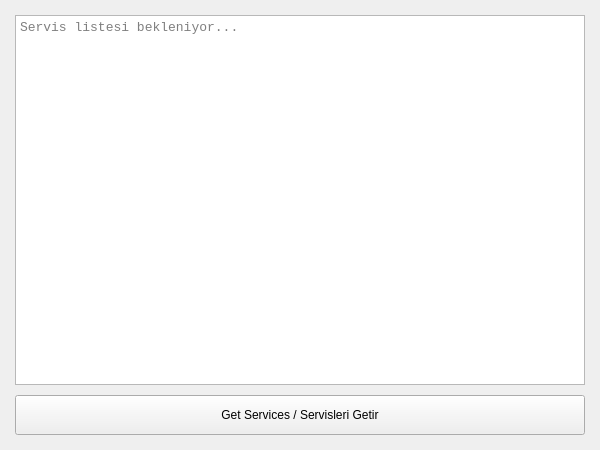
<?xml version="1.0" encoding="UTF-8"?>
<ui version="4.0">
 <class>mainForm</class>
 <widget class="QWidget" name="mainForm">
  <property name="geometry">
   <rect>
    <x>0</x>
    <y>0</y>
    <width>600</width> <height>450</height>
   </rect>
  </property>
  <property name="windowTitle">
   <string>Qt6 &amp; COMAR (Poyraz76 Edition)</string> </property>
  <layout class="QGridLayout" name="gridLayout">
   <property name="spacing">
    <number>10</number> </property>
   <property name="leftMargin">
    <number>15</number>
   </property>
   <property name="topMargin">
    <number>15</number>
   </property>
   <property name="rightMargin">
    <number>15</number>
   </property>
   <property name="bottomMargin">
    <number>15</number>
   </property>
   <item row="0" column="0">
    <widget class="QTextEdit" name="textServices">
     <property name="font">
      <font>
       <family>Monospace</family> <pointsize>10</pointsize>
      </font>
     </property>
     <property name="placeholderText">
      <string>Servis listesi bekleniyor...</string>
     </property>
    </widget>
   </item>
   <item row="1" column="0">
    <widget class="QPushButton" name="buttonServices">
     <property name="minimumSize">
      <size>
       <width>0</width>
       <height>40</height> </size>
     </property>
     <property name="text">
      <string>Get Services / Servisleri Getir</string>
     </property>
    </widget>
   </item>
  </layout>
 </widget>
 <resources/>
 <connections/>
</ui>
